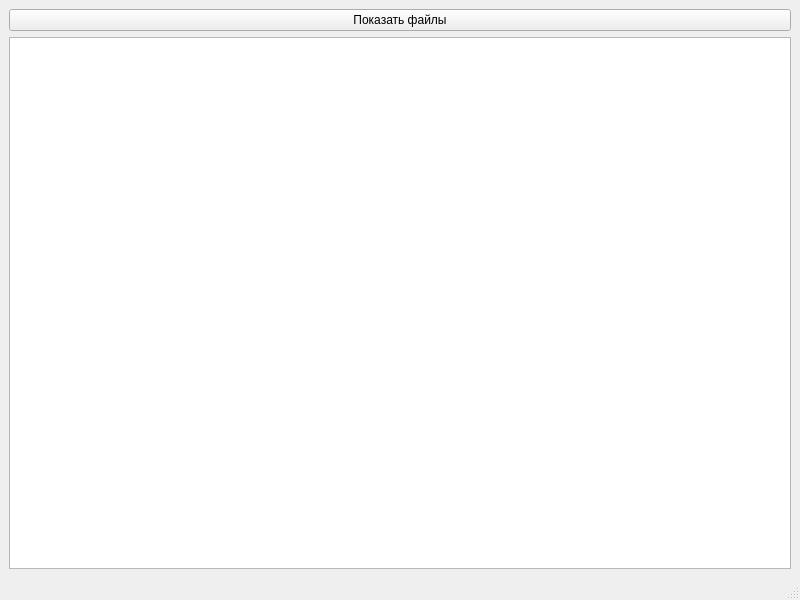
<?xml version="1.0" encoding="UTF-8"?>
<ui version="4.0">
 <class>MainWindow</class>
 <widget class="QMainWindow" name="MainWindow">
  <property name="geometry">
   <rect>
    <x>0</x>
    <y>0</y>
    <width>800</width>
    <height>600</height>
   </rect>
  </property>
  <property name="windowTitle">
   <string>MainWindow</string>
  </property>
  <widget class="QWidget" name="centralwidget">
   <layout class="QVBoxLayout" name="verticalLayout">
    <item>
     <widget class="QPushButton" name="btn_run">
      <property name="text">
       <string>Показать файлы</string>
      </property>
     </widget>
    </item>
    <item>
     <widget class="QPlainTextEdit" name="text_output">
      <property name="readOnly">
       <bool>true</bool>
      </property>
     </widget>
    </item>
   </layout>
  </widget>
  <widget class="QMenuBar" name="menubar">
   <property name="geometry">
    <rect>
     <x>0</x>
     <y>0</y>
     <width>800</width>
     <height>36</height>
    </rect>
   </property>
  </widget>
  <widget class="QStatusBar" name="statusbar"/>
 </widget>
 <resources/>
 <connections/>
</ui>
